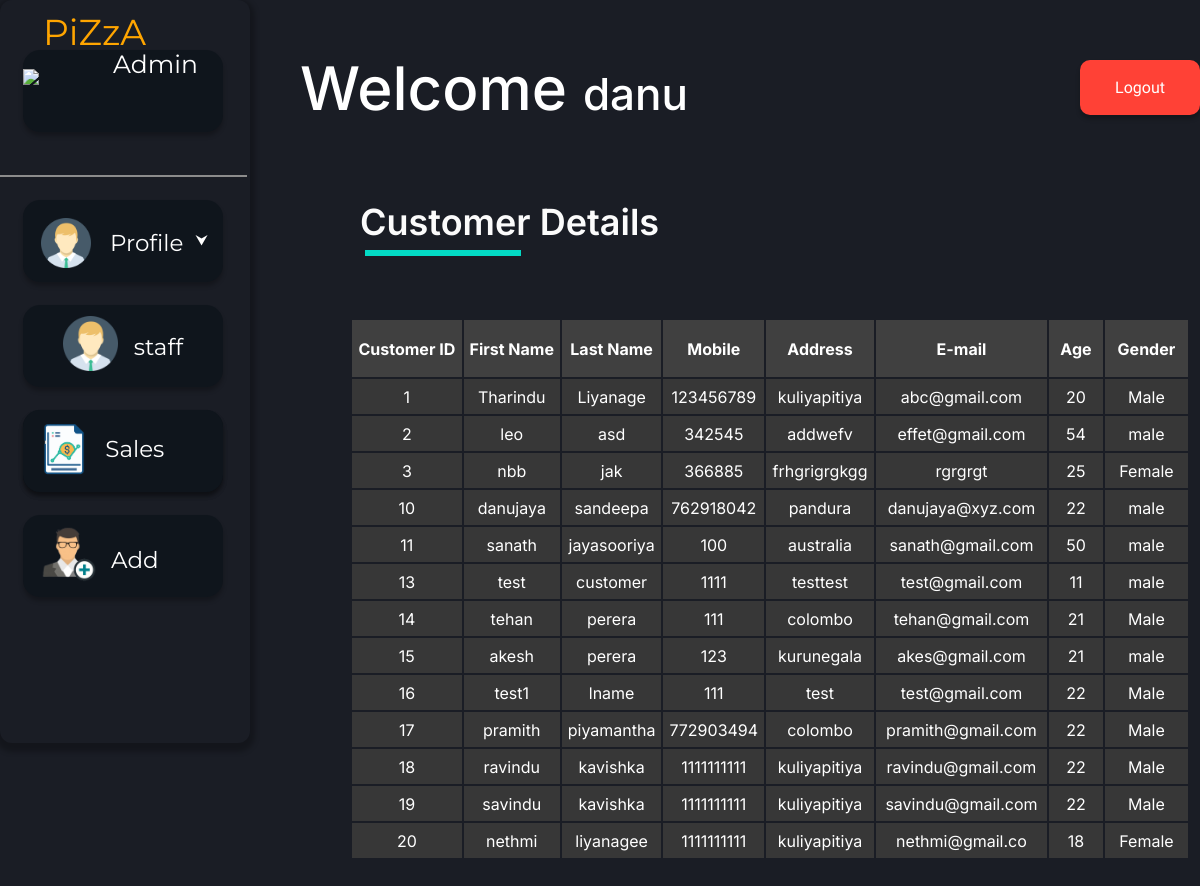
/adminCustomerView.php (signed in), run on the app's committed database.
### tables this page shows
CREATE TABLE `crm_customer` (
  `customer_id` int(11) NOT NULL,
  `fname` varchar(15) NOT NULL,
  `lname` varchar(15) NOT NULL,
  `mob` int(11) NOT NULL,
  `address` varchar(50) NOT NULL,
  `email` varchar(50) NOT NULL,
  `age` int(11) NOT NULL,
  `gender` varchar(6) NOT NULL
);

### adminCustomerView.php (the view, shortened to what this page needs)
<?php require_once('./phpFunc/connection/connect.php'); ?>
<?php
$sql = "SELECT * FROM crm_customer ORDER BY customer_id ASC";
mysqli_query($connection, $sql);
$result = mysqli_query($connection,$sql);
?>
<!DOCTYPE html>
<html lang="en">
<head>
        <link href="./styles/businessUser/main.css" rel="stylesheet">
        <link href="./styles/businessUser/add.css" rel="stylesheet">
</head>
<body>
<div>
<span class="wel-msg"><p>Welcome <span style="font-size:44px;"><?php echo $_SESSION["name"]; ?></span></p></span>
<span class="sub-head">Customer Details</span> <div class="sub-line"></div>
<span><a href="./phpFunc/functions/businessUser/logout.php"><button class="log_out-button">Logout</button> </a></span>
</div>
<div class="menu">
<div class="piza-staff"><img class="piza-logo" src="./assets/img/logo.png">
<span class="menu-text" style="color:orange;">PiZzA</span><br><span class="menu-text" style="font-size:25px; color:white; postion:relative; left:90px; bottom:45px;">Admin</span>
</div>
 <div class="menu-line"></div>
<button class="pro-view">
      <img class="pro-avatar" src="./assets/img/pro_avatar.png">
      <span class="pro-text">Profile </span>
</button>
<a href="./admin.php"><button class="sales-but">
<button  class="cus-but">
      <img class="cus-logo" src="./assets/img/pro_avatar.png">
      <span class="cus-text"> &nbsp;&nbsp;staff</span>
</button>
</a>
<a href="./adminSalesView.php"><button class="sales-but">
      <img class="sales-logo" src="./assets/img/sales.png">
      <span class="sales-text">Sales </span>
</button></a>
<button onclick="document.getElementById('addform').style.display='block'" class="add-but">
      <img class="add-logo" src="./assets/img/add_cus.png">
      <span class="add-text">Add</span>
</button>
</div>
<table border="0" class="table_dec">
<tr bgcolor="#404040">
<th>Customer ID</th>
<th>First Name</th>
<th>Last Name</th>
<th>Mobile</th>
<th>Address</th>
<th>E-mail</th>
<th>&nbsp;&nbsp;Age&nbsp;&nbsp;</th>
<th>&nbsp;&nbsp;Gender&nbsp;&nbsp;</th>
</tr>
<?php
while ($row = mysqli_fetch_assoc($result)) {
    echo "
        <tr height='35px' bgcolor='#373737'>
            <td>" . $row['customer_id'] . "</td>
            <td>" . $row['fname'] . "</td>
            <td>" . $row['lname'] . "</td>
            <td>" . $row['mob'] . "</td>
            <td>" . $row['address'] . "</td>
            <td>" . $row['email'] . "</td>
            <td>" . $row['age'] . "</td>
            <td>" . $row['gender'] . "</td>
        </tr>";
}
?>
</table>
</body>
</html>

### styles/businessUser/main.css (style rules this page uses)
body { background-color: #1A1D25; margin: 0px 0 10px; width: 100%; height: 100%; }
.table_dec { font-family: 'Inter', sans-serif; padding-bottom: 50px; box-sizing: border-box; text-align: center; border-color:#27262C; border: 0px solid #5B5B5B; color:white; position: relative; left: 350px; bottom: 425px; width: 70%; height: auto; border-radius: 4px; }
th { height: 55px; }
.wel-msg { position: absolute; left: 300px; top: -10px; font-family: 'Inter'; font-style: normal; font-weight: 500; font-size: 60px; line-height: 77px; color: #FFFFFF; }
.sub-head { position: absolute; height: 38px; left: 360px; top: 200px; font-family: 'Inter'; font-style: normal; font-weight: 600; font-size: 36px; line-height: 44px; color: #FBFBFB; }
.sub-line { border: 3px solid #03DAC5; width:150px; position: absolute; left: 365px; top: 250px; }
.menu { position: -webkit-sticky; position: sticky; width: 250px; height:743px; left: 0px; top: 0px; background: #1A1D25; box-shadow: 0px 4px 5px 5px rgba(0, 0, 0, 0.25); border-radius: 12px; z-index:4; }
.piza-logo { height: auto; width: 80px; }
.piza-staff { position: absolute; width: 200px; height: 82px; left: 23px; top: 50px; background: #0F151C; box-shadow: 0px 4px 4px rgba(0, 0, 0, 0.25); border-radius: 17px; }
.menu-text { font-family: "Montserrat", sans-serif; font-size:36px; position:relative; bottom:40px; }
.menu-line { border: 1px solid #8C8C8C; width:245px; position: relative; top:175px; }
.pro-view { position: absolute; width: 200px; height: 82px; left: 23px; top: 200px; outline:0; border:0; background: #0F151C; box-shadow: 0px 4px 4px rgba(0, 0, 0, 0.25); border-radius: 17px; }
.pro-avatar { height: auto; width: 50px; position: relative; left:-10px; top:5px; }
.pro-text { font-family: "Montserrat", sans-serif; font-size:23px; position:relative; bottom:12px; left:5px; color:white; cursor:default; }
.pro-view:after { content: '\2B9F'; color: white; font-weight: bold; float: right; margin-left: 5px; position: relative; top:20px; right:10px; }
.sales-but { position: absolute; width: 200px; height: 82px; left: 23px; top: 410px; outline:0; border:0; background: #0F151C; box-shadow: 0px 4px 4px rgba(0, 0, 0, 0.25); border-radius: 17px; }
.sales-logo { height: auto; width: 90px; position: relative; left:-28px; top:1px; }
.sales-text { font-family: "Montserrat", sans-serif; font-size:23px; position:relative; bottom:20px; left:-35px; color:white; cursor:default; }
.add-but { position: absolute; width: 200px; height: 82px; left: 23px; top: 515px; outline:0; border:0; background: #0F151C; box-shadow: 0px 4px 4px rgba(0, 0, 0, 0.25); border-radius: 17px; }
.add-logo { height: auto; width: 70px; position: relative; left:-28px; top:1px; }
.add-text { font-family: "Montserrat", sans-serif; font-size:23px; position:relative; bottom:20px; left:-25px; color:white; cursor:default; }
.cus-but { position: absolute; width: 200px; height: 82px; left: 23px; top: 305px; outline:0; border:0; background: #0F151C; box-shadow: 0px 4px 4px rgba(0, 0, 0, 0.25); border-radius: 17px; }
.cus-logo { height: auto; width: 55px; position: relative; left:0px; top:0px; }
.cus-text { font-family: "Montserrat", sans-serif; font-size:23px; position:relative; bottom:16px; left:-0px; color:white; cursor:default; }
.log_out-button { appearance: none; background-color: #FF4136; border: 0px solid #1A1A1A; border-radius: 10px; box-sizing: border-box; color: #FFFFFF; cursor: pointer; display: inline-block; font-family: 'Exo', sans-serif; font-size: 16px; width: 120px; height: 55px; outline: none; text-align: center; text-decoration: none; transition: all 300ms cubic-bezier(.23, 1, 0.32, 1); user-select: none; -webkit-user-select: none; touch-action: manipulation; box-shadow: 0px 4px 4px rgba(0, 0, 0, 0.25); will-change: transform; position: absolute; left: 90%; top: 60px; }

### data on the page
crm_customer: customer_id "1", fname "Tharindu", lname "Liyanage", mob "123456789", address "kuliyapitiya", email "abc@gmail.com", age "20", gender "Male"
crm_customer: customer_id "2", fname "leo", lname "asd", mob "342545", address "addwefv", email "effet@gmail.com", age "54", gender "male"
crm_customer: customer_id "3", fname "nbb", lname "jak", mob "366885", address "frhgrigrgkgg", email "rgrgrgt", age "25", gender "Female"
crm_customer: customer_id "10", fname "danujaya", lname "sandeepa", mob "762918042", address "pandura", email "danujaya@xyz.com", age "22", gender "male"
crm_customer: customer_id "11", fname "sanath", lname "jayasooriya", mob "100", address "australia", email "sanath@gmail.com", age "50", gender "male"
crm_customer: customer_id "13", fname "test", lname "customer", mob "1111", address "testtest", email "test@gmail.com", age "11", gender "male"
crm_customer: customer_id "14", fname "tehan", lname "perera", mob "111", address "colombo", email "tehan@gmail.com", age "21", gender "Male"
crm_customer: customer_id "15", fname "akesh", lname "perera", mob "123", address "kurunegala", email "akes@gmail.com", age "21", gender "male"
crm_customer: customer_id "16", fname "test1", lname "lname", mob "111", address "test", email "test@gmail.com", age "22", gender "Male"
crm_customer: customer_id "17", fname "pramith", lname "piyamantha", mob "772903494", address "colombo", email "pramith@gmail.com", age "22", gender "Male"
crm_customer: customer_id "18", fname "ravindu", lname "kavishka", mob "1111111111", address "kuliyapitiya", email "ravindu@gmail.com", age "22", gender "Male"
crm_customer: customer_id "19", fname "savindu", lname "kavishka", mob "1111111111", address "kuliyapitiya", email "savindu@gmail.com", age "22", gender "Male"
crm_customer: customer_id "20", fname "nethmi", lname "liyanagee", mob "1111111111", address "kuliyapitiya", email "nethmi@gmail.co", age "18", gender "Female"

### other printed values
$_SESSION["name"] "danu"
